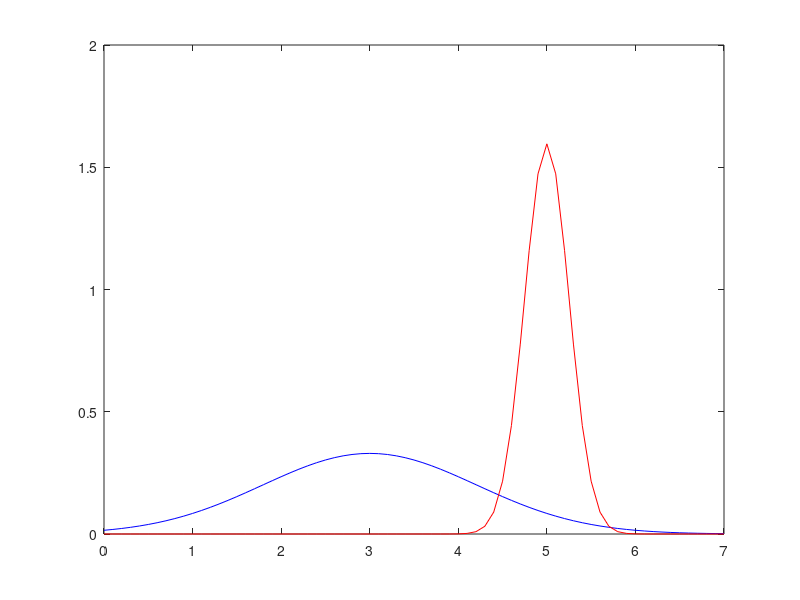

Write MATLAB code to recreate this figure. (Note: this script raises an error after producing the figure.)
close all
delete all
%Emitting states
N = 2;
%Number of observations
T = 7;
%State Transition Probabilities, {pi, aij, ni}.
A = [0 0.93 0.07 0;
     0 0.74 0.21 0.05;
     0 0.08 0.90 0.02;
     0 0    0    0];
%Output Probabilities densities, bi(ot) (Mean and Variance).
P = [3   5; 
    1.21 0.25]; 
states = 2;
mu = P(1,:);
sigma = P(2, :);
%Observations sequence, Ot
O = [1.8 2.6 2.7 3.3 4.4 5.4 5.2];

% Train the HMM with Expectation-Maximization with Baum-Welch equations.
%1. Draw the State Topology and output Prob. Density Functions (pdf)
figure(1)
X = 0:0.1:7;
Y = normpdf(X, mu(1), sigma(1));
plot(X, Y, 'b')
hold on
Y = normpdf(X, mu(2), sigma(2));
plot(X, Y, 'r')
hold on
scatter(1:7,biOt(1,:), 'b');
hold on
scatter(1:7, biOt(2,:), 'r')
xlabel("Observations");
ylabel("Prob(Ot)")
title("probability density functions")
legend("State 1", "State 2", "b1Ot", "b2Ot")
%2. Output density probability for each time frame and state
for i=1:states(1)
    for t = 1:T
    biOt(i,t) = (1/sqrt(2*pi*sigma(i)))*exp((-(O(t)-mu(i))^2)/(2*sigma(i)));
    end
end

%3. Forwards likelihoods and
%overall likelihood of the observations, for all T from t=1 to t=7
%Initialize at t=1
alpha(1,1)= A(1,2)*biOt(1,1); %Entry Probability to state 1
alpha(2,1)= A(1,3)*biOt(2,1); %Entry Probability to state 2
%Recur t ={2:7}
alpha(1,2)= (alpha(1,1)*A(2,2)+ alpha(2,1)*A(3,2))*biOt(1,2);
alpha(2,2)= (alpha(2,1)*A(3,3)+ alpha(1,1)*A(2,3))*biOt(2,2);

alpha(1,3)= (alpha(1,2)*A(2,2)+ alpha(2,2)*A(3,2))*biOt(1,3);
alpha(2,3)= (alpha(2,2)*A(3,3)+ alpha(1,2)*A(2,3))*biOt(2,3);

alpha(1,4)= (alpha(1,3)*A(2,2)+ alpha(2,3)*A(3,2))*biOt(1,4);
alpha(2,4)= (alpha(2,3)*A(3,3)+ alpha(1,3)*A(2,3))*biOt(2,4);

alpha(1,5)= (alpha(1,4)*A(2,2)+ alpha(2,4)*A(3,2))*biOt(1,5);
alpha(2,5)= (alpha(2,4)*A(3,3)+ alpha(1,4)*A(2,3))*biOt(2,5);

alpha(1,6)= (alpha(1,5)*A(2,2)+ alpha(2,5)*A(3,2))*biOt(1,6);
alpha(2,6)= (alpha(2,5)*A(3,3)+ alpha(1,5)*A(2,3))*biOt(2,6);

alpha(1,7)= (alpha(1,6)*A(2,2)+ alpha(2,6)*A(3,2))*biOt(1,7);
alpha(2,7)= (alpha(2,6)*A(3,3)+ alpha(1,6)*A(2,3))*biOt(2,7);
%Finalise
Pfoverall = (alpha(1,7)*A(2,4)+ alpha(2,7)*A(3,4));

%4. Backward likelihoods
%Initialize at t=T
beta(1,7)= A(2,4);
beta(2,7)= A(3,4);

beta(1,6)= beta(1,7)*A(2,2)*biOt(1,7)+ beta(2,7)*A(2,3)*biOt(2,7);
beta(2,6)= beta(2,7)*A(3,3)*biOt(2,7)+ beta(1,7)*A(3,2)*biOt(1,7);

beta(1,5)= beta(1,6)*A(2,2)*biOt(1,6)+ beta(2,6)*A(2,3)*biOt(2,6);
beta(2,5)= beta(2,6)*A(3,3)*biOt(2,6)+ beta(1,6)*A(3,2)*biOt(1,6);

beta(1,4)= beta(1,5)*A(2,2)*biOt(1,5)+ beta(2,5)*A(2,3)*biOt(2,5);
beta(2,4)= beta(2,5)*A(3,3)*biOt(2,5)+ beta(1,5)*A(3,2)*biOt(1,5);

beta(1,3)= beta(1,4)*A(2,2)*biOt(1,4)+ beta(2,4)*A(2,3)*biOt(2,4);
beta(2,3)= beta(2,4)*A(3,3)*biOt(2,4)+ beta(1,4)*A(3,2)*biOt(1,4);

beta(1,2)= beta(1,3)*A(2,2)*biOt(1,3)+ beta(2,3)*A(2,3)*biOt(2,3);
beta(2,2)= beta(2,3)*A(3,3)*biOt(2,3)+ beta(1,3)*A(3,2)*biOt(1,3);

beta(1,1)= beta(1,2)*A(2,2)*biOt(1,2)+ beta(2,2)*A(2,3)*biOt(2,2);
beta(2,1)= beta(2,2)*A(3,3)*biOt(2,2)+ beta(1,2)*A(3,2)*biOt(1,2);
% Finally,
Pbackward = (A(1,2)*beta(1,1)*biOt(1,1) +A(1,3)*beta(2,1)*biOt(2,1));

%5. Occupations likelihood Baum-Wemch re-estimation
for i = 1:states(1)
    for t = 1:T
Gamma(i,t)= (alpha(i,t)*beta(i,t))/Pfoverall;
    end
end

%6. Re-estimated Means and variance
%re-mean
for i = 1:states(1)
    for t = 1:T
    nmean(i,t)= Gamma(i,t)*O(t);
    dmean(i,t)= Gamma(i,t);
    end
    remean(i)=sum(nmean(i,:))/sum(dmean(i,:));
end
%re-variance
for i = 1:states(1)
    for t = 1:T
    nvariance(i,t) = (Gamma(i,t)*(O(t)-mu(i))*((O(t)-mu(i))'));
    end
    revariance(i)= sum(nvariance(i,:))/sum(Gamma(i,:));
end 

%7. Plots of the PDFs and Comments
X = 0:0.1:7;
Y = normpdf(X, remean(1), revariance(1));
plot(X, Y, 'b--')
hold on
Y = normpdf(X, remean(2), revariance(2));
plot(X, Y, 'r--')
hold on
% plot(1:7, B(2,:)) % add B to pdfs
xline(4.25, 'g--');
xlabel("Observations");
ylabel("Prob(Ot)")
title("Original and Trained probability density functions")
legend("Original State 1", "Original State 2", "Trained State 1", "Trained State 2", "Boundary")
hold off